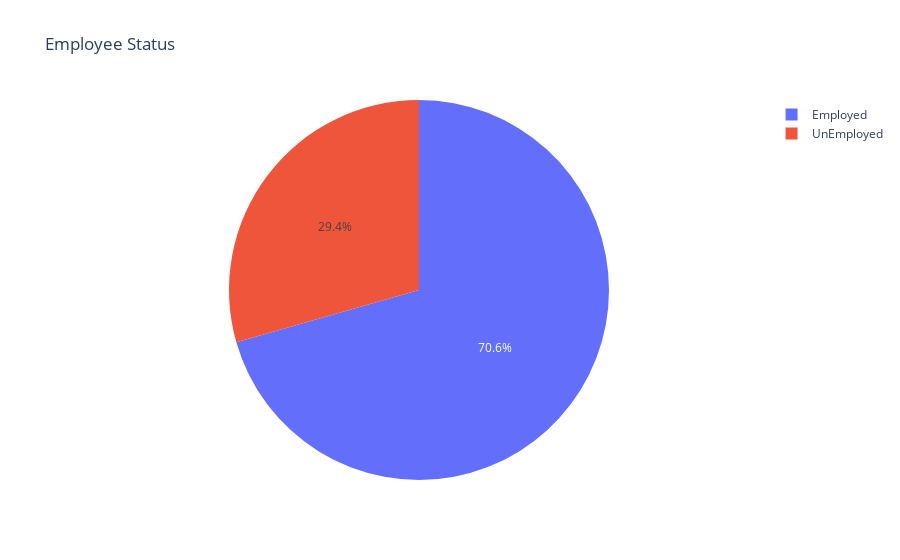

Source (notebook cell):
### Code cell
fg2=px.pie(tb2,values='Numbers',names='Status',title='Employee Status')
fg2.show()

### Figure 1 — Plotly figure (JSON) as saved in the notebook; plotly's stock layout.template omitted (floating-point values rounded to 4 significant figures)
{"data": [{"domain": {"x": [0, 1], "y": [0, 1]}, "hovertemplate": "Status=%{label}<br>Numbers=%{value}<extra></extra>", "labels": ["Employed", "UnEmployed"], "legendgroup": "", "name": "", "showlegend": true, "type": "pie", "values": [7056, 2944]}], "layout": {"legend": {"tracegroupgap": 0}, "title": {"text": "Employee Status"}}}
